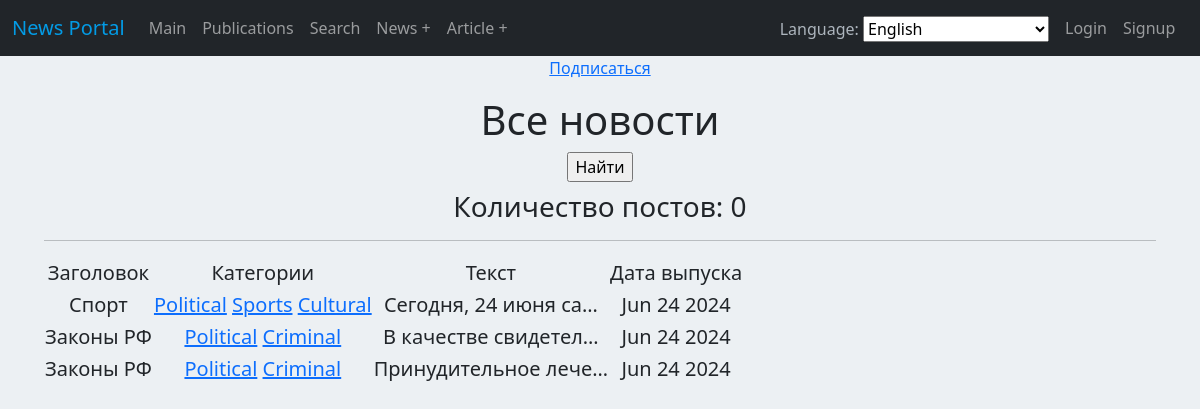
Screenshot of /news/categories/1 with the database file from the repository.
### news/models.py (models this page shows, shortened)
class Post(models.Model):
    news = 'NS'
    article = 'AR'
    POSITIONS = [
        (news, "Новость"),
        (article, "Статья")
    ]
    positions = models.CharField(max_length=2, choices=POSITIONS, default=news)
    author = models.ForeignKey(Author, on_delete=models.CASCADE)
    create_time = models.DateTimeField(auto_now_add = True)
    category = models.ManyToManyField(Category, through='PostCategory')
    header = models.CharField(max_length=255)
    text = models.TextField()
    rating = models.IntegerField(default=0)

class Category(models.Model):
    name = models.CharField(max_length=255, unique=True)
    subscribers = models.ManyToManyField(User, blank=True, null=True, related_name='categories')
    def __str__(self):
        return self.name.title()

### news/views.py (the view)
# urls.py: path('categories/<int:pk>', CategoryListView.as_view(), name='category_list'),
class CategoryListView(ListView):
    model = Post
    template_name = 'category_list.html'
    context_object_name = 'category_news_list'
    def get_queryset(self):
        self.category = get_object_or_404(Category, id=self.kwargs['pk'])
        queryset = Post.objects.filter(category=self.category).order_by('-create_time')
        return queryset
    def get_context_data(self, **kwargs):
        context = super().get_context_data(**kwargs)
        context['is_not_subscriber'] = self.request.user not in self.category.subscribers.all()
        context['category'] = self.category
        return context

### news/templatetags/custom_filters.py (called while the page is built)
@register.filter()
def censor(value):
   for word in censor_list:
      value = value.replace(word[1:], '*' * len(word[1:]))
   return value

### templates/category_list.html (shortened to what this page needs)
{% extends 'flatpages/default.html' %}
{% load custom_filters %}
{% load custom_tags %}
{% block content %}
    {% if is_not_subscriber %}
        <p class="text-center"><a href="{% url 'subscribe' category.id %}" class="btn-secondary btn-sm">Подписаться</a></p>
    {% endif %}
   <h1>Все новости</h1>
   <form action="" method="get">
       <input type="submit" value="Найти" />
   </form>
   <h3>Количество постов: {{ news|length }}</h3>
   <hr>
   {% if category_news_list %}
       <table style="font-size: 20px;">
           <tr>
               <td>Заголовок</td>
               <td>Категории</td>
               <td>Текст</td>
               <td>Дата выпуска</td>
           </tr>
           {% for news in category_news_list %}
           <tr>
               <td>{{ news.header|censor }}</td>
               <td>
               {% for category in news.category.all %}
               <a href="{% url 'category_list' category.id %}">{{ category }}</a>
               {% endfor %}
               </td>
               <td>{{ news.text|truncatechars:20|censor }}</td>
               <td>{{ news.create_time|date:'M d Y' }}</td>
           </tr>
           {% endfor %}
       </table>
   {% else %}
       <h2>Новостей нет!</h2>
   {% endif %}
{% endblock content %}

### templates/flatpages/default.html (shortened to what this page needs)
<!DOCTYPE html>
{% load i18n %}
{% load tz %}
{% load cache %}
<html lang="en">
{% cache 30 head %}
<head>
    {% load static %}
    <link href="{% static 'css/styles.css' %}" rel="stylesheet"/>
    <link rel="stylesheet" href="//cdnjs.cloudflare.com/ajax/libs/font-awesome/4.1.0/css/font-awesome.min.css">
</head>
{% endcache %}
<body style="background-color: #ecf0f3; margin: 32px">
<nav class="navbar fixed-top navbar-expand-lg navbar-dark bg-dark static-top">
    <div class="container" style="width: 800px">
    {% cache 30 nav1 %}
        <a class="navbar-brand" href="/"><span style="color: #039BE5; ">News Portal</span></a>
    {% endcache %}
        <div class="collapse navbar-collapse" id="navbarResponsive">
            <ul class="nav navbar-nav ml-auto">
            {% cache 30 nav2 %}
                <li class="nav-item active">
                    <a class="nav-link" href="{% url 'top_list' %}">{% trans 'Main' %}</a>
                </li>
                <li class="nav-item active">
                    <a class="nav-link" href="{% url 'post_list' %}">{% trans 'Publications' %}</a>
                </li>
                <li class="nav-item active">
                    <a class="nav-link" href="{% url 'post_search' %}">{% trans 'Search' %}</a>
                </li>
                <li class="nav-item active">
                    <a class="nav-link" href="{% url 'post_create' %}">{% trans 'News +' %}</a>
                </li>
                <li class="nav-item active">
                    <a class="nav-link" href="{% url 'articles_create' %}">{% trans 'Article +' %}</a>
                </li>
            {% endcache %}
            </ul>
        </div>
    </div>
    <div class="container" style="width: 450px">
        <div class="navbar-collapse collapse" id="navbarNav">
            <ul class="nav navbar-nav ml-auto">
                <li class="nav-item active" style="margin-top: 8px;">
                    <form action="{% url 'set_language' %}" method="POST">
                        <label for="language"><span style="color: #adb5bd;">{% trans 'Language' %}: </span></label>
                        <select name="language" id="language" onchange="this.form.submit();">
                            <option value="none" hidden="">{% trans 'English' %}</option>
                            {% get_available_languages as LANGUAGES %}
                            {% get_language_info_list for LANGUAGES as languages %}
                        </select>
                    </form>
                </li>
                <li class="nav-item active">
                </li>
                <li class="nav-item active">
                    {% if user.is_authenticated %}
                        <a class="nav-link" href="{% url 'profile' %}">{% trans 'Profile' %}</a>
                    {% else %}
                        <a class="nav-link" href='{% url "account_login" %}'>{% trans 'Login' %}</a>
                    {% endif %}
                </li>
                <li class="nav-item active">
                    {% if not user.is_authenticated %}
                        <a class="nav-link" href='{% url "account_signup" %}'>{% trans 'Signup' %}</a>
                    {% endif %}
                </li>
            </ul>
        </div>
    </div>
</nav>
<div class="container">
    <div class="row">
        <div class="col-lg-12 text-center flexContainer" style="background-color: rgba(0, 0, 0, 0.0);">
            <br>
            {% block content %}
            {% endblock content %}
        </div>
    </div>
</div>
</body>
</html>

### rows the page displays
Post: header|censor "Спорт", text|censor "Сегодня, 24 июня са…", create_time "Jun 24 2024"
Category: name "Political"
Category: name "Sports"
Category: name "Cultural"
Post: header|censor "Законы РФ", text|censor "В качестве свидетел…", create_time "Jun 24 2024"
Category: name "Criminal"
Post: header|censor "Законы РФ", text|censor "Принудительное лече…", create_time "Jun 24 2024"

### other values shown
{{ news|length }} "0"
